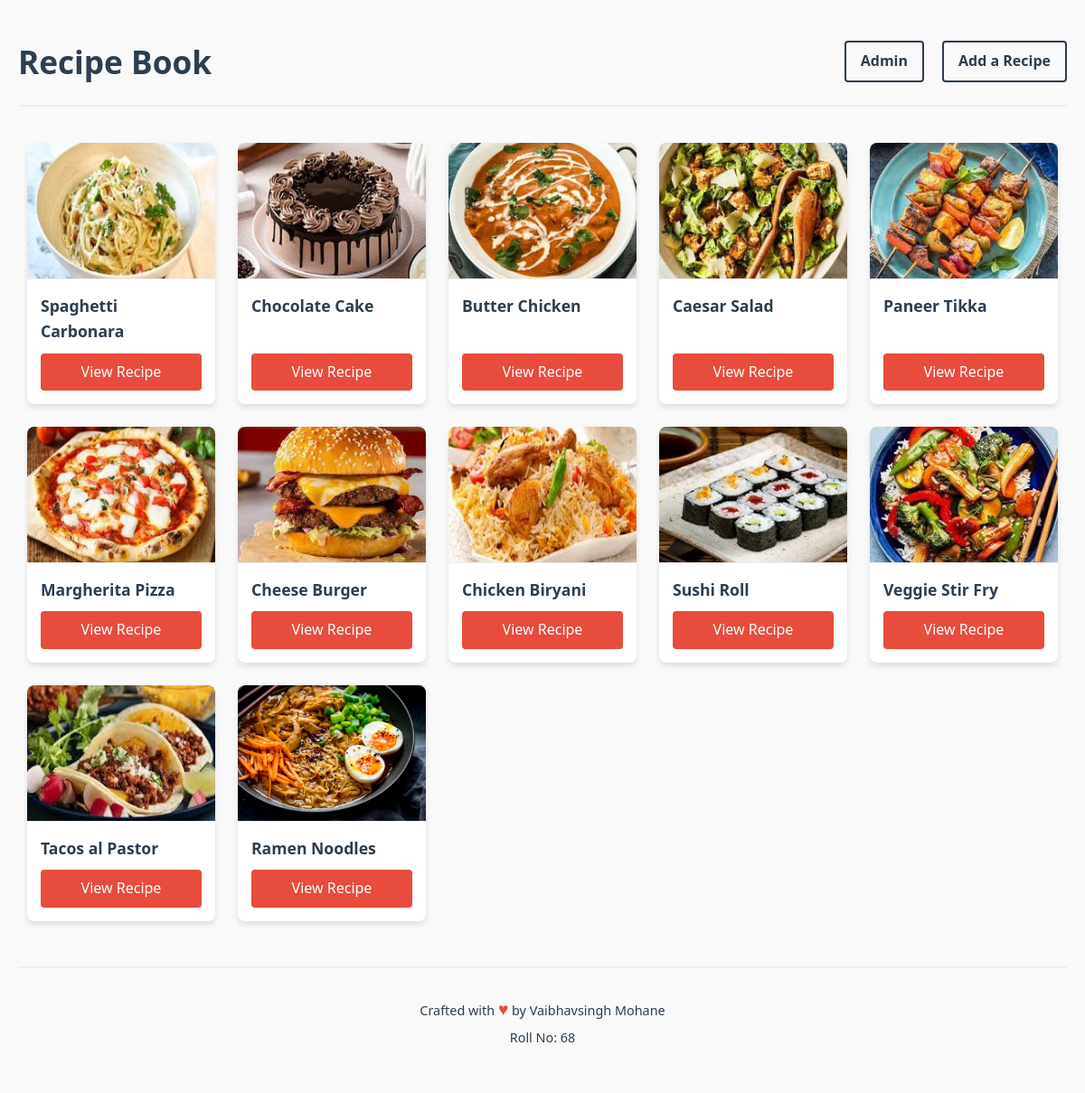
The page / on the database its author committed.
### recipes/models.py (models this page shows, shortened)
class Recipe(models.Model):
    name = models.CharField(max_length=100)
    image = models.ImageField(upload_to='recipe_images/')

### recipes/views.py (the view)
# urls.py: path('', views.homepage, name='homepage'),
def homepage(request):
    recipes = Recipe.objects.all()
    return render(request, 'homepage.html', {'recipes': recipes})

### recipes/templates/homepage.html (shortened to what this page needs)
<!DOCTYPE html>
<html>
<head>
</head>
<body>
    <div class="header">
        <h1>Recipe Book</h1>
        <div class="header-links">
            <a href="{% url 'custom_admin' %}">Admin</a>
            <a href="{% url 'add_recipe' %}">Add a Recipe</a>
        </div>
    </div>
    <div class="cards">
        {% for recipe in recipes %}
            <div class="card">
                <img src="{{ recipe.image.url }}" alt="{{ recipe.name }}">
                <div class="card-content">
                    <h3>{{ recipe.name }}</h3>
                    <a href="{% url 'recipe_detail' recipe.id %}">View Recipe</a>
                </div>
            </div>
        {% endfor %}
    </div>
    <footer class="footer">
        <p>Crafted with <span class="footer-heart">♥</span> by Vaibhavsingh Mohane</p>
        <p>Roll No: 68 </p>
    </footer>
</body>
</html>

### recipes/templates/homepage.html (style rules this page uses)
:root { --primary-color: #2c3e50; --secondary-color: #e74c3c; --light-color: #ecf0f1; --dark-color: #2c3e50; --accent-color: #3498db; --shadow: 0 4px 6px rgba(0, 0, 0, 0.1); --transition: all 0.3s ease; }
body { font-family: 'Segoe UI', Tahoma, Geneva, Verdana, sans-serif; line-height: 1.6; color: #333; background-color: #f9f9f9; margin: 0; padding: 20px; min-height: 100vh; display: flex; flex-direction: column; }
.header { display: flex; justify-content: space-between; align-items: center; padding: 20px 0; border-bottom: 2px solid var(--light-color); margin-bottom: 30px; }
h1 { color: var(--primary-color); margin: 0; font-size: 2.2rem; }
.header-links { display: flex; gap: 20px; }
.header-links a { text-decoration: none; color: var(--primary-color); font-weight: 600; padding: 8px 16px; border-radius: 4px; transition: var(--transition); border: 2px solid var(--primary-color); }
.cards { display: grid; grid-template-columns: repeat(auto-fill, minmax(200px, 1fr)); gap: 25px; padding: 10px; flex: 1; }
.card { background: white; border-radius: 8px; overflow: hidden; box-shadow: var(--shadow); transition: var(--transition); display: flex; flex-direction: column; }
.card img { width: 100%; height: 150px; object-fit: cover; border-bottom: 1px solid #eee; }
.card-content { padding: 15px; flex-grow: 1; display: flex; flex-direction: column; }
.card h3 { margin: 0 0 10px 0; color: var(--dark-color); font-size: 1.1rem; }
.card a { display: inline-block; background-color: var(--secondary-color); color: white; text-decoration: none; padding: 8px 12px; border-radius: 4px; text-align: center; margin-top: auto; transition: var(--transition); font-weight: 500; }
.footer { text-align: center; padding: 25px 0; margin-top: 40px; border-top: 2px solid var(--light-color); color: var(--primary-color); font-size: 0.9rem; }
.footer p { margin: 5px 0; }
.footer-heart { color: var(--secondary-color); font-size: 1.2rem; }
@media (max-width: 1200px) { .cards { grid-template-columns: repeat(auto-fill, minmax(180px, 1fr)); } }

### rows shown on the page
Recipe: image (picture), name "Spaghetti Carbonara"
Recipe: image (picture), name "Chocolate Cake"
Recipe: image (picture), name "Butter Chicken"
Recipe: image (picture), name "Caesar Salad"
Recipe: image (picture), name "Paneer Tikka"
Recipe: image (picture), name "Margherita Pizza"
Recipe: image (picture), name "Cheese Burger"
Recipe: image (picture), name "Chicken Biryani"
Recipe: image (picture), name "Sushi Roll"
Recipe: image (picture), name "Veggie Stir Fry"
Recipe: image (picture), name "Tacos al Pastor"
Recipe: image (picture), name "Ramen Noodles"
